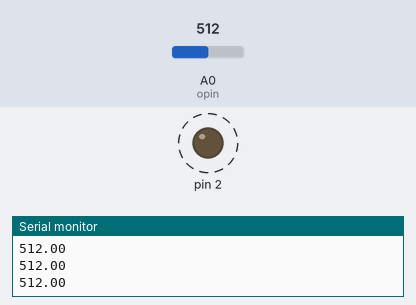
Bench run of a sketch on a simulated Arduino Uno, built with avr-gcc and run on an emulated ATmega328P. Shown: output pins drawn as LEDs (lit = HIGH), the last lines printed to the serial monitor. Dashed ring = blinking. The inputs (shaded band) are chosen by the test bench; at power-on: A0 (opin) = 512.

Above: at 1.28 s.
1.3 s: A0 (opin) set to 54
4.3 s: A0 (opin) set to 45
At 4.7 s:
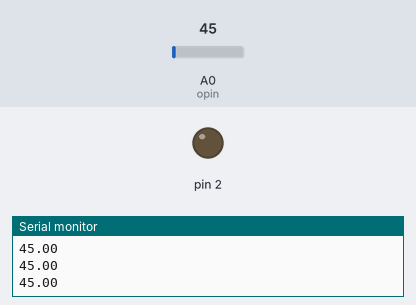
5.8 s: A0 (opin) set to 122
At 6.02 s:
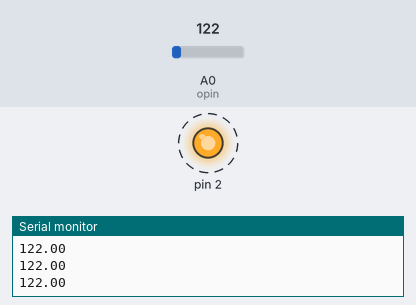
8.8 s: A0 (opin) set to 40
At 9.2 s:
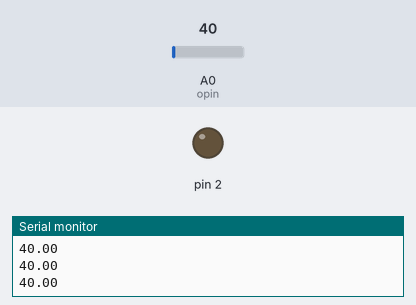
Timing chart, 0 to 11.3 s (numbered marks = the images above; inputs shaded):
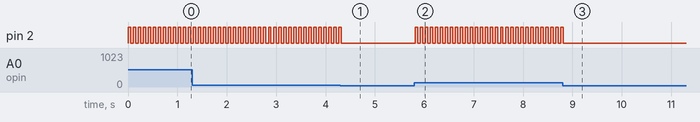

The sketch:

lasersec.ino
```cpp
const int opin = A0;
float thresh = 50.0;
int t = 50;
void setup() {
  pinMode(2, OUTPUT);
  Serial.begin(9600);
}

void loop() {
  float val = analogRead(A0);
  if(val > thresh){
    Serial.println(val);
    digitalWrite(2, HIGH);
    _delay_ms(t);
    digitalWrite(2, LOW);
    _delay_ms(t);
  }
  Serial.println(val);
  digitalWrite(2, LOW);
}
```

Measured:
- the behaviour switches between 51 and 50 on A0 (opin) (found by bisection; images 0 and 1)
- after the input at 4.3 s, pin 2: goes on until 4.3 s, then stays LOW
- after the input at 5.8 s, pin 2: alternates HIGH for 0.05 s and LOW for 0.05 s, starting at once
- after the input at 8.8 s, pin 2: goes on until 8.8 s, then stays LOW
- by itself, pin 2: alternates HIGH for 0.05 s and LOW for 0.05 s
